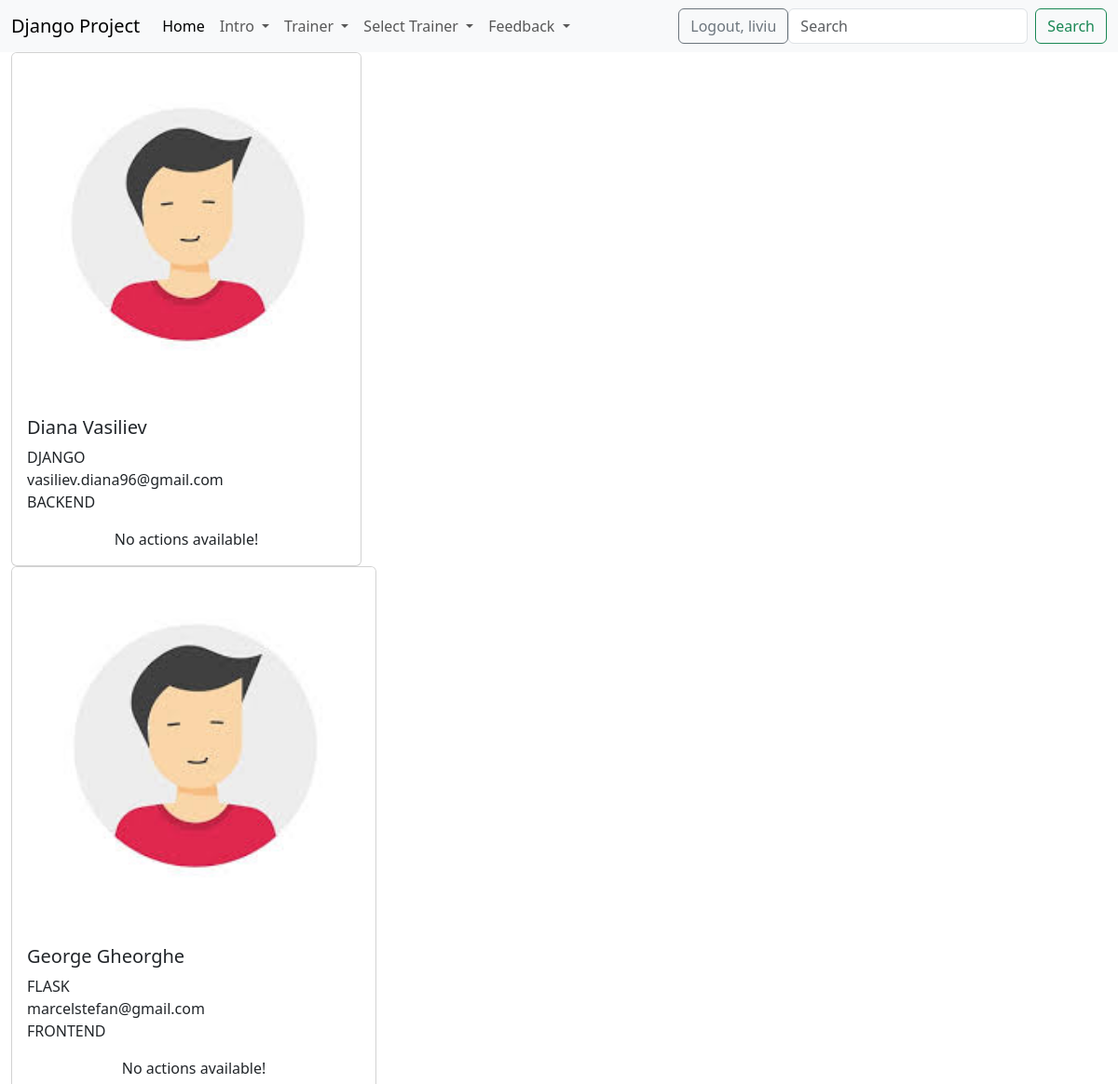
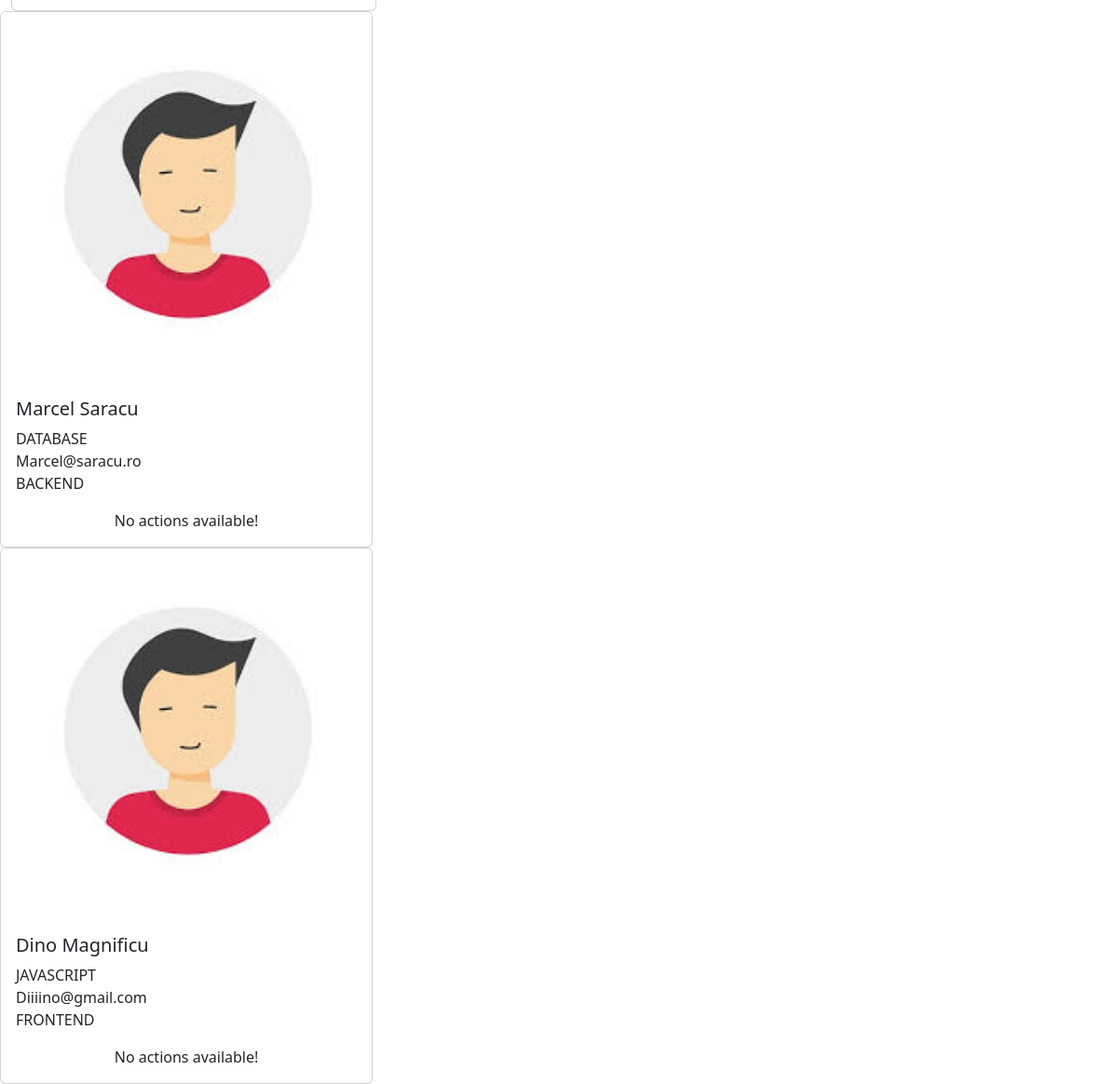
The page /list_of_trainers/ (signed in) on the database its author committed (2 pictures, top to bottom).
### trainer/models.py (models this page shows)
class Trainer(models.Model):
    department_options = (
        ('backend','Backend'),
        ('frontend','Frontend'),
        ('network', 'Network')
    )
    first_name=models.CharField(max_length=20)
    last_name=models.CharField(max_length=20)
    course = models.CharField(max_length=40)
    email = models.EmailField(max_length=40)
    department = models.CharField( max_length=8, choices=department_options)
    active = models.BooleanField(default=True)
    profile = models.ImageField(upload_to='profile/', null=True)
    created_at = models.DateTimeField(auto_now_add=True)
    updated_at = models.DateTimeField(auto_now=True)
    def __str__(self):
        return f'{self.first_name} {self.last_name}'

### trainer/views.py (the view)
# urls.py: path('list_of_trainers/', views.TrainerListView.as_view(), name='list-of-trainers'),
class TrainerListView(LoginRequiredMixin, PermissionRequiredMixin, ListView):
    template_name = 'trainer/list_of_trainers.html'
    model = Trainer
    context_object_name = 'all_trainers'
    permission_required = 'trainer.view_list_of_trainer'

### djangoProject/context_processors.py (called while the page is built)
def get_all_trainers(request):
    get_trainers = Trainer.objects.all()
    return {'trainers': get_trainers}

### templates/trainer/list_of_trainers.html (shortened to what this page needs)
{% extends 'base.html' %}
{% load static %}
{% block content %}
    <div class="container-fluid col-md-12">
        <div class="row">
            {% for trainer in all_trainers %}
                <div class="col-md-4">
                    <div class="card">
                        {% if trainer.profile %}
                            <img src="{{ trainer.profile.url }}" class="card-img-top" alt="Poza nu exista!">
                        {% else %}
                            <img src="{% static 'images/image_trainer.png' %}" class="card-img-top"
                                 alt="Poza nu exista!">
                        {% endif %}
                        <div class="card-body">
                            <h5 class="card-title">
                                {{ trainer.first_name }}
                                {{ trainer.last_name }}</h5>
                            <p class="card-text">
                                {{ trainer.course|upper }} <br>
                                {{ trainer.email }} <br>
                                {{ trainer.department|upper }}
                            </p>
                            {% if perms.trainer.change_trainer or perms.trainer.delete_trainer or perms.trainer.view_trainer %}
                                <div class="dropdown">
                                <button class="btn btn-secondary dropdown-toggle" type="button"
                                        data-bs-toggle="dropdown"
                                        aria-expanded="false">
                                    More actions
                                </button>
                                <ul class="dropdown-menu">
                                {% if perms.trainer.change_trainer %}
                                    <li><a class="dropdown-item" href="{% url 'update-trainer' trainer.id %}">Update</a>
                                    </li>
                                {% endif %}
                                {% if perms.trainer.delete_trainer %}
                                    <li><a class="dropdown-item" href="{% url 'delete-trainer' trainer.id %}">Delete</a>
                                    </li>
                                {% endif %}
                                {% if perms.trainer.view_trainer %}
                                    <li><a class="dropdown-item" href="{% url 'detail-trainer' trainer.id %}">More
                                        Details</a></li>
                                {% endif %}
                            {% else %}
                                <div class="text-center">No actions available!</div>
                            {% endif %}
                            </div>
                        </div>
                    </div>
                </div>
            {% endfor %}
{% endblock %}

### templates/navbar.html (shortened to what this page needs)
<nav class="navbar navbar-expand-lg bg-body-tertiary">
    <div class="container-fluid">
        <a class="navbar-brand" href="{% url 'home-page' %}">Django Project</a>
        <div class="collapse navbar-collapse" id="navbarSupportedContent">
            <ul class="navbar-nav me-auto mb-2 mb-lg-0">
                <li class="nav-item">
                    <a class="nav-link active" aria-current="page" href="{% url 'home-page' %}">Home</a>
                </li>
                {% if user.is_authenticated %}
                    <li class="nav-item dropdown">
                        <a class="nav-link dropdown-toggle" href="#" role="button" data-bs-toggle="dropdown"
                           aria-expanded="false">
                            Intro
                        </a>
                    </li>
                    {% if perms.trainer.add_trainer or perms.trainer.view_list_of_trainer %}
                        <li class="nav-item dropdown">
                            <a class="nav-link dropdown-toggle" href="#" role="button" data-bs-toggle="dropdown"
                               aria-expanded="false">
                                Trainer
                            </a>
                        </li>
                    {% endif %}
                    <li class="nav-item dropdown">
                        <a class="nav-link dropdown-toggle" href="#" role="button" data-bs-toggle="dropdown"
                           aria-expanded="false">
                            Select Trainer
                        </a>
                    </li>
                    <li class="nav-item dropdown">
                        <a class="nav-link dropdown-toggle" href="#" role="button" data-bs-toggle="dropdown"
                           aria-expanded="false">
                            Feedback
                        </a>
                    </li>
                {% endif %}
            </ul>
            {% if user.is_authenticated %}
                <div>
                    <a href="{% url 'logout' %}" class="btn btn-outline-secondary">Logout, {{ user.username }}</a>
                </div>
                <form class="d-flex" method="get" action="{% url 'search' %}" role="search">
                    <input name='filter' class="form-control me-2" type="search" placeholder="Search"
                           aria-label="Search">
                    <button class="btn btn-outline-success" type="submit">Search</button>
                </form>
            {% else %}
                <div>
                    <a href="{% url 'login' %}" class="btn btn-outline-primary">Login</a>
                    <a href="{% url 'create-user' %}" class="btn btn-outline-secondary">Sign up</a>
                </div>
            {% endif %}
        </div>
    </div>
</nav>

### rows shown on the page
Trainer: first_name "Diana", last_name "Vasiliev", course "DJANGO", email "vasiliev.diana96@gmail.com", department "BACKEND"
Trainer: first_name "George", last_name "Gheorghe", course "FLASK", email "marcelstefan@gmail.com", department "FRONTEND"
Trainer: profile (picture), first_name "Marcel", last_name "Saracu", course "DATABASE", email "Marcel@saracu.ro", department "BACKEND"
Trainer: profile (picture), first_name "Dino", last_name "Magnificu", course "JAVASCRIPT", email "Diiiino@gmail.com", department "FRONTEND"

### other values the page prints
{{ user.username }} "liviu"
